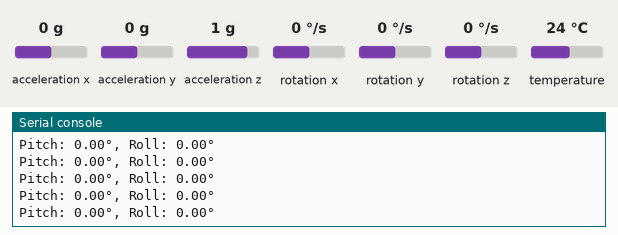
A program run on a simulated MicroPython board. Shown: the last lines printed to the serial console. The test bench sets the inputs (shaded band); at power-on: acceleration x 0 g, acceleration y 0 g, acceleration z 1 g, rotation x 0 °/s, rotation y 0 °/s, rotation z 0 °/s, temperature 24 °C.

Above: at 4.6 s.
4.7 s: acceleration x set to -1.4 g
At 5.3 s:
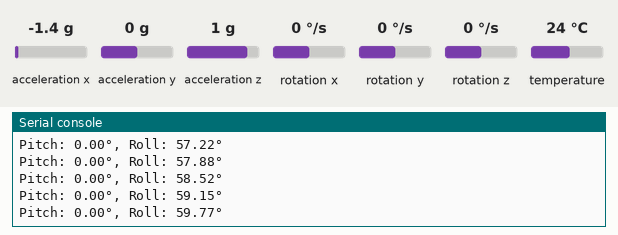
6.2 s: acceleration y set to -1.4 g
At 7.1 s:
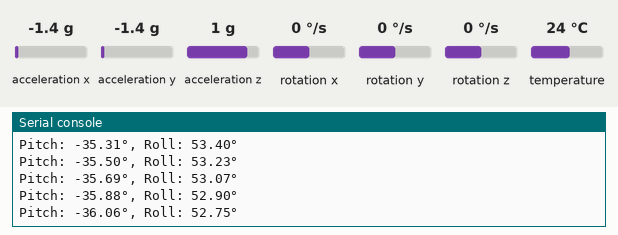
7.7 s: acceleration z set to -1.4 g
At 8.2 s:
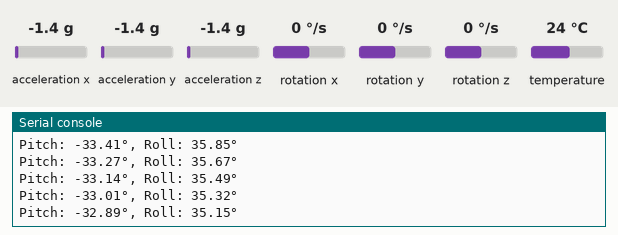
9.2 s: rotation x set to -192 °/s
At 9.7 s:
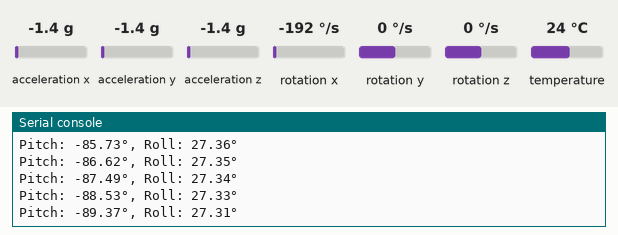
10.7 s: rotation y set to -192 °/s
At 11.5 s:
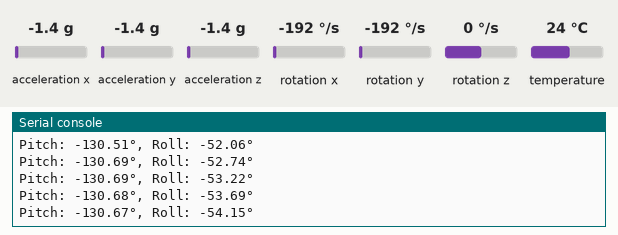
Timing chart, 0 to 13.2 s (numbered marks = the images above; inputs shaded):
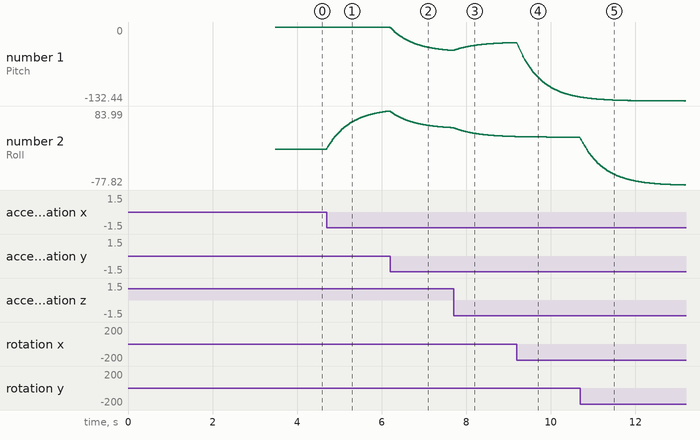

The program:

deep.py
```python
import math
import utime
from machine import I2C, Pin


class MPU6050:
    def __init__(self, i2c, address=0x68):
        self.i2c = i2c
        self.address = address
        self._init_mpu()

    def _init_mpu(self):
        # Wake up MPU6050
        self.i2c.writeto_mem(self.address, 0x6B, b"\x00")
        # Set accelerometer range to ±8g
        self.i2c.writeto_mem(self.address, 0x1C, b"\x10")
        # Set gyro range to ±500°/s
        self.i2c.writeto_mem(self.address, 0x1B, b"\x08")
        # Set DLPF to 94Hz bandwidth, 3ms delay
        self.i2c.writeto_mem(self.address, 0x1A, b"\x03")

    def read_raw_data(self):
        data = self.i2c.readfrom_mem(self.address, 0x3B, 14)
        accel = [
            self._convert(data[0], data[1]),
            self._convert(data[2], data[3]),
            self._convert(data[4], data[5]),
        ]
        temp = self._convert_temp(data[6], data[7])
        gyro = [
            self._convert(data[8], data[9]),
            self._convert(data[10], data[11]),
            self._convert(data[12], data[13]),
        ]
        return accel, gyro, temp

    def _convert(self, high, low):
        value = (high << 8) | low
        return value - 65536 if value > 32767 else value

    def _convert_temp(self, high, low):
        temp_raw = self._convert(high, low)
        return temp_raw / 340.0 + 36.53


class Inclinometer:
    def __init__(self, mpu):
        self.mpu = mpu
        self.accel_bias = [0, 0, 0]
        self.gyro_bias = [0, 0, 0]
        self.alpha = 0.98  # Complementary filter coefficient
        self.dt = 0.01  # Sample time (seconds)
        self.last_time = utime.ticks_ms()
        self.pitch = 0.0
        self.roll = 0.0

    def calibrate_gyro(self, samples=1000):
        print("Calibrating gyro - keep robot stationary")
        gyro_sum = [0, 0, 0]
        for _ in range(samples):
            _, gyro, _ = self.mpu.read_raw_data()
            for i in range(3):
                gyro_sum[i] += gyro[i]
            utime.sleep_ms(1)
        self.gyro_bias = [x / samples for x in gyro_sum]
        print("Gyro bias:", self.gyro_bias)

    def calibrate_accel(self, samples=1000):
        print("Calibrating accelerometer - keep robot stationary")
        accel_sum = [0, 0, 0]
        for _ in range(samples):
            accel, _, _ = self.mpu.read_raw_data()
            for i in range(3):
                accel_sum[i] += accel[i]
            utime.sleep_ms(1)
        self.accel_bias = [x / samples for x in accel_sum]
        print("Accel bias:", self.accel_bias)

    def _get_calibrated_data(self):
        accel_raw, gyro_raw, temp = self.mpu.read_raw_data()

        # Apply calibration offsets
        accel = [
            (accel_raw[0] - self.accel_bias[0]) / 4096.0,
            (accel_raw[1] - self.accel_bias[1]) / 4096.0,
            (accel_raw[2] - self.accel_bias[2]) / 4096.0,
        ]

        gyro = [
            (gyro_raw[0] - self.gyro_bias[0]) / 65.5,
            (gyro_raw[1] - self.gyro_bias[1]) / 65.5,
            (gyro_raw[2] - self.gyro_bias[2]) / 65.5,
        ]

        return accel, gyro

    def update(self):
        accel, gyro = self._get_calibrated_data()

        # Calculate time difference
        current_time = utime.ticks_ms()
        self.dt = (current_time - self.last_time) / 1000.0
        self.last_time = current_time

        # Calculate angles from accelerometer
        accel_pitch = math.degrees(
            math.atan2(accel[1], math.sqrt(accel[0] ** 2 + accel[2] ** 2))
        )
        accel_roll = math.degrees(
            math.atan2(-accel[0], math.sqrt(accel[1] ** 2 + accel[2] ** 2))
        )

        # Integrate gyro measurements
        self.pitch += gyro[0] * self.dt
        self.roll += gyro[1] * self.dt

        # Apply complementary filter
        self.pitch = self.alpha * self.pitch + (1 - self.alpha) * accel_pitch
        self.roll = self.alpha * self.roll + (1 - self.alpha) * accel_roll

        return self.pitch, self.roll


# Initialize hardware
i2c = I2C(1, scl=Pin(27), sda=Pin(26), freq=400000)
mpu = MPU6050(i2c)
inclinometer = Inclinometer(mpu)

# Perform calibration
inclinometer.calibrate_gyro()
inclinometer.calibrate_accel()

# Main loop
while True:
    pitch, roll = inclinometer.update()
    print(f"Pitch: {pitch:.2f}°, Roll: {roll:.2f}°")
    utime.sleep_ms(10)
```

Measured:
- after the input at 4.7 s, the serial console: prints a new line at once (image 1)
- plotted number 2: 0 → 83.99 after the input at 4.7 s
